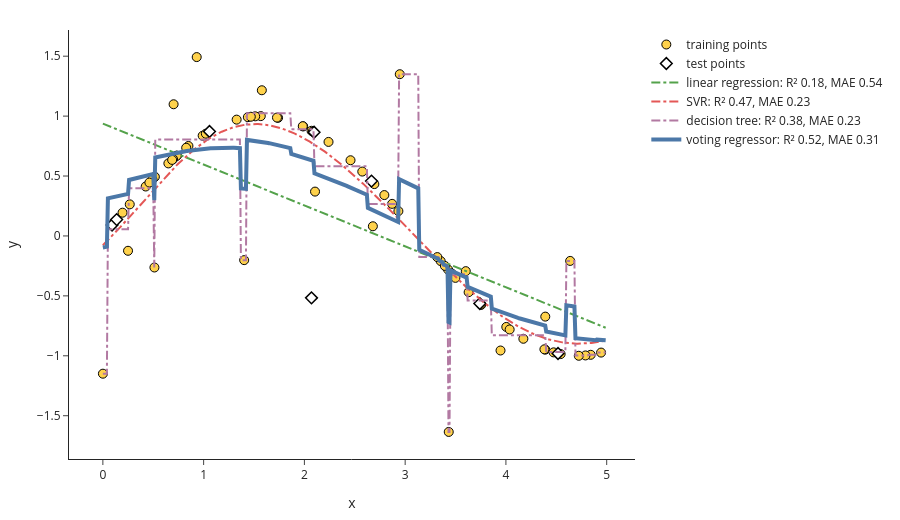

Notebook cell for this chart:
### Markdown cell above
## 7. The curve demo (same code as app.py)

### Code cell
from app import figure, run

results = run(["linear regression", "SVR", "decision tree"])
print([(n, round(r2, 2), round(mae, 2)) for n, _, r2, mae in results])
figure(results)

### Figure 1 — Plotly figure (JSON) as saved in the notebook; plotly's stock layout.template omitted (floating-point values rounded to 4 significant figures; data arrays with more than 128 entries replaced by an {"elided": "..."} marker saying what was removed)
{"data": [{"marker": {"color": "#FFD24C", "line": {"color": "black", "width": 1}, "size": 9}, "mode": "markers", "name": "training points", "type": "scatter", "x": [2.793, 0.6501, 4.391, 3.754, 2.106, 0.7336, 1.988, 0.8492, 3.352, 3.946, 1.578, 3.433, 4.004, 1.739, 0.5161, 4.841, 1.567, 2.071, 1.402, 1.328, 2.679, 4.382, 1.984, 0.2668, 3.426, 3.472, 0.0005719, 0.5117, 3.462, 4.944, 2.947, 4.789, 0.9905, 0.9313, 1.728, 1.022, 4.638, 4.473, 1.512, 4.173, 2.574, 0.7338, 2.694, 2.085, 4.723, 2.087, 0.09683, 1.439, 2.239, 2.458, 0.4252, 4.543, 3.394, 0.1953, 3.319, 4.391, 3.459, 0.6964, 0.8268, 3.499, 0.7019, 3.63, 0.4917, 0.6874, 1.468, 2.933, 3.602, 2.871, 3.751, 0.4617, 0.2498, 4.037], "y": [0.3412, 0.6053, -0.9487, -0.5749, 0.3701, 0.6696, 0.9141, 0.7507, -0.2092, -0.9559, 1.216, -1.635, -0.7592, 0.9859, 0.4935, -0.9917, 1.0, 0.8775, -0.2018, 0.9706, 0.08075, -0.9459, 0.9159, 0.2637, -0.2807, -0.3244, -1.149, -0.2632, -0.3146, -0.9732, 1.35, -0.997, 0.8363, 1.493, 0.9877, 0.8533, -0.2083, -0.9715, 0.9983, -0.8581, 0.5372, 0.6697, 0.4327, 0.8706, -0.9999, 0.8699, 0.09668, 0.9913, 0.7846, 0.6317, 0.4125, -0.9857, -0.2499, 0.194, -0.1765, -0.6731, -0.3125, 0.6414, 0.7357, -0.3497, 1.099, -0.4692, 0.4722, 0.6345, 0.9947, 0.2073, -0.2937, 0.2677, -0.5722, 0.4455, -0.1238, -0.7804]}, {"marker": {"color": "white", "line": {"color": "black", "width": 1.5}, "size": 9, "symbol": "diamond"}, "mode": "markers", "name": "test points", "type": "scatter", "x": [1.058, 2.666, 3.741, 0.09144, 4.517, 2.096, 0.1369, 2.07], "y": [0.8714, 0.458, -0.564, 0.09131, -0.981, 0.8652, 0.1365, -0.5167]}, {"line": {"color": "#54A24B", "dash": "dashdot", "width": 2}, "mode": "lines", "name": "linear regression: R² 0.18, MAE 0.54", "type": "scatter", "x": {"elided": "500 float values"}, "y": {"elided": "500 float values"}}, {"line": {"color": "#E45756", "dash": "dashdot", "width": 2}, "mode": "lines", "name": "SVR: R² 0.47, MAE 0.23", "type": "scatter", "x": {"elided": "500 float values"}, "y": {"elided": "500 float values"}}, {"line": {"color": "#B279A2", "dash": "dashdot", "width": 2}, "mode": "lines", "name": "decision tree: R² 0.38, MAE 0.23", "type": "scatter", "x": {"elided": "500 float values"}, "y": {"elided": "500 float values"}}, {"line": {"color": "#4C78A8", "width": 4}, "mode": "lines", "name": "voting regressor: R² 0.52, MAE 0.31", "type": "scatter", "x": {"elided": "500 float values"}, "y": {"elided": "500 float values"}}], "layout": {"height": 520, "margin": {"b": 50, "l": 60, "r": 20, "t": 30}, "xaxis": {"title": {"text": "x"}}, "yaxis": {"title": {"text": "y"}}}}
